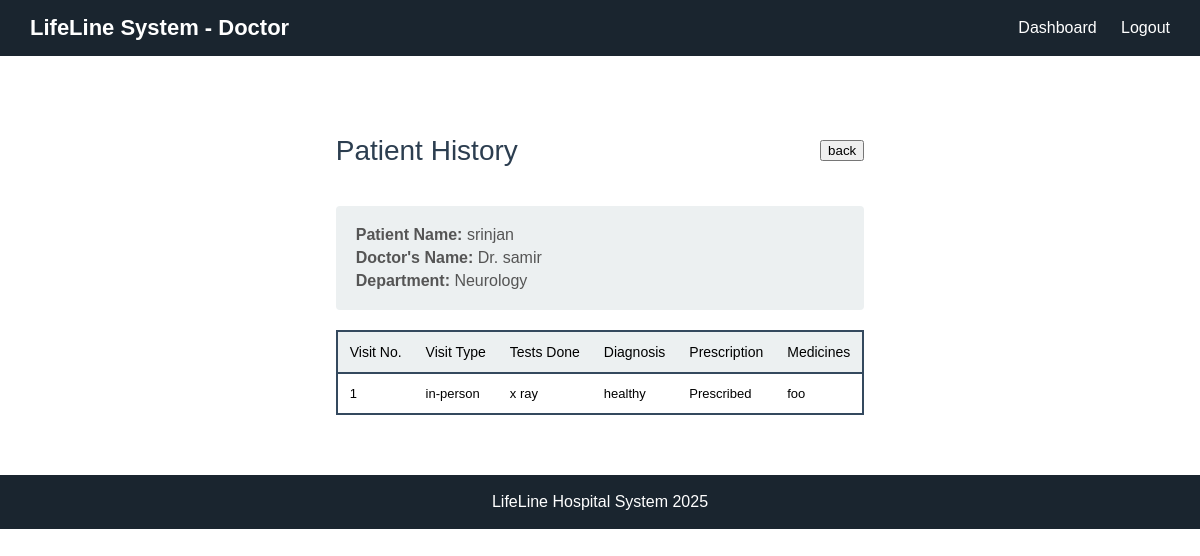
/patient_history/1 (signed in), run on the app's committed database.
### app.py (models this page shows)
class Patient(db.Model):
    __tablename__ = 'patients'
    id = db.Column(db.Integer, primary_key=True)
    user_id = db.Column(db.Integer, db.ForeignKey('users.id'), nullable=False)
    name = db.Column(db.String(100), nullable=False)
    age = db.Column(db.Integer, nullable = False)
    gender = db.Column(db.String(10), nullable=False)
    phone = db.Column(db.String(15), nullable=False)
    address = db.Column(db.String(200), nullable=True)
    appointments = db.relationship('Appointment', backref='patient', lazy=True)

class Doctor(db.Model):
    __tablename__ = 'doctors'
    id = db.Column(db.Integer, primary_key=True)
    user_id = db.Column(db.Integer, db.ForeignKey('users.id'), nullable=False)
    name = db.Column(db.String(100), nullable=False)
    specialization = db.Column(db.String(100), nullable=False)
    phone = db.Column(db.String(15), nullable=False)
    availability = db.Column(db.String(100), nullable=True)  # e.g., 'Mon-Fri 9am-5pm'
    experience = db.Column(db.String(50), nullable=True)
    appointments = db.relationship('Appointment', backref='doctor', lazy=True)

class Treatment(db.Model):
    __tablename__ = 'treatments'
    id = db.Column(db.Integer, primary_key=True)
    appointment_id = db.Column(db.Integer, db.ForeignKey('appointments.id'), nullable=False)
    diagnosis = db.Column(db.Text, nullable=False)
    notes = db.Column(db.Text, nullable=True)

### app.py (the view)
@app.route('/patient_history/<int:patient_id>')
def patient_history(patient_id):
    if 'user_id' not in session or session.get('role') != 'doctor':
        return redirect(url_for('login'))
    user_id = session.get('user_id')
    doctor = Doctor.query.filter_by(user_id=user_id).first()
    patient = Patient.query.get_or_404(patient_id)
    appointments = Appointment.query.filter_by(
        patient_id=patient_id,
        doctor_id=doctor.id,
        status='Completed'
    ).all()
    treatments = []
    for apt in appointments:
        treatment = Treatment.query.filter_by(appointment_id=apt.id).first()
        if treatment:
            notes_parts = treatment.notes.split('\n') if treatment.notes else []
            visit_type = 'In-person'
            test_done = 'N/A'
            medicines = 'N/A'
            for part in notes_parts:
                if 'Visit Type:' in part:
                    visit_type = part.split('Visit Type:')[1].strip()
                elif 'Test Done:' in part:
                    test_done = part.split('Test Done:')[1].strip()
                elif 'Medicines:' in part:
                    medicines = part.split('Medicines:')[1].strip()
            treatment.visit_type = visit_type
            treatment.test_done = test_done
            treatment.medicines = medicines
            treatments.append(treatment)
    return render_template('patient_history.html',
                         patient=patient,
                         doctor=doctor,
                         treatments=treatments)

### templates/patient_history.html (shortened to what this page needs)
<!DOCTYPE html>
<html>
<head>
    <link rel="stylesheet" href="{{ url_for('static', filename='style.css') }}">
</head>
<body>
    <div class="top-bar">
        <span class="hospital-title">LifeLine System - Doctor</span>
        <div class="top-links">
            <a href="{{ url_for('doctor_dashboard') }}">Dashboard</a>
            <a href="{{ url_for('logout') }}">Logout</a>
        </div>
    </div>
    <div class="history-container">
        <div class="history-header">
            <h1>Patient History</h1>
            <button class="btn-back" onclick="window.location.href='{{ url_for('doctor_dashboard') }}'">back</button>
        </div>
        <div class="history-info">
            <p><strong>Patient Name:</strong> {{ patient.name }}</p>
            <p><strong>Doctor's Name:</strong> Dr. {{ doctor.name }}</p>
            <p><strong>Department:</strong> {{ doctor.specialization }}</p>
        </div>
        <table class="history-table">
            <thead>
                <tr>
                    <th>Visit No.</th>
                    <th>Visit Type</th>
                    <th>Tests Done</th>
                    <th>Diagnosis</th>
                    <th>Prescription</th>
                    <th>Medicines</th>
                </tr>
            </thead>
            <tbody>
                {% for treatment in treatments %}
                <tr>
                    <td>{{ loop.index }}</td>
                    <td>{{ treatment.visit_type or 'In-person' }}</td>
                    <td>{{ treatment.test_done or 'ECG' }}</td>
                    <td>{{ treatment.diagnosis }}</td>
                    <td>{{ treatment.prescription or 'Prescribed' }}</td>
                    <td>{{ treatment.medicines or 'Medicine 1' }}</td>
                </tr>
                {% else %}
                <tr>
                    <td colspan="6">No treatment history available</td>
                </tr>
                {% endfor %}
            </tbody>
        </table>
    </div>
    <div class="bottom-bar">
        <p>LifeLine Hospital System 2025</p>
    </div>
</body>
</html>

### static/style.css (style rules this page uses)
body { margin: 0; font-family: Arial; }
.top-bar { background: #1a252f; color: white; padding: 15px 30px; display: flex; justify-content: space-between; align-items: center; }
.hospital-title { font-size: 22px; font-weight: bold; }
.top-links a { color: white; margin-left: 20px; text-decoration: none; }
.bottom-bar { background: #1a252f; color: white; text-align: center; padding: 18px; }
.bottom-bar p { margin: 0; }
.history-container { max-width: 1000px; margin: 40px auto; padding: 20px; }
.history-header { display: flex; justify-content: space-between; align-items: center; margin-bottom: 20px; }
.history-header h1 { font-size: 28px; color: #2c3e50; font-weight: normal; }
.history-info { background: #ecf0f1; padding: 15px 20px; margin-bottom: 20px; border-radius: 4px; }
.history-info p { margin: 5px 0; color: #555; }
.history-table { width: 100%; border: 2px solid #34495e; border-collapse: collapse; background: white; }
.history-table th { background: #ecf0f1; padding: 12px; text-align: left; border-bottom: 2px solid #34495e; font-weight: normal; font-size: 14px; }
.history-table td { padding: 12px; border-bottom: 1px solid #ecf0f1; font-size: 13px; }
.history-table tbody tr:last-child td { border-bottom: none; }
html { height: 100%; }
body { margin: 0; font-family: Arial; min-height: 100vh; display: flex; flex-direction: column; }

### data on the page
Patient: name "srinjan"
Doctor: name "samir", specialization "Neurology"
Treatment: visit_type "in-person", test_done "x ray", diagnosis "healthy", prescription "Prescribed", medicines "foo"
